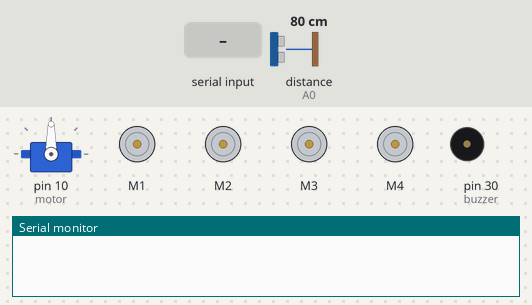
This sketch was run on a simulated Arduino Mega 2560, built with avr-gcc and run on an emulated ATmega2560. On the bench: servo, 4 × DC motor (green arrow = forward, orange = backward, longer = faster), buzzer (waves = sounding), the last lines printed to the serial monitor. The test bench sets the inputs (shaded band); at power-on: distance to the obstacle (sensor on A0) 80 cm. The echo pulse lasts 58.3 µs per cm.

Above: at 1.2 s.
1.3 s: "O" received over Serial
At 2.4 s:
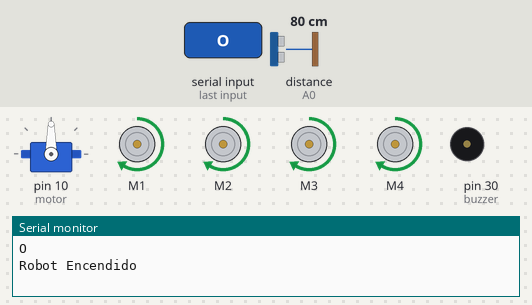
3.1 s: distance to the obstacle (sensor on A0) set to 7 cm
4.6 s: distance to the obstacle (sensor on A0) set to 4 cm
At 7.5 s:
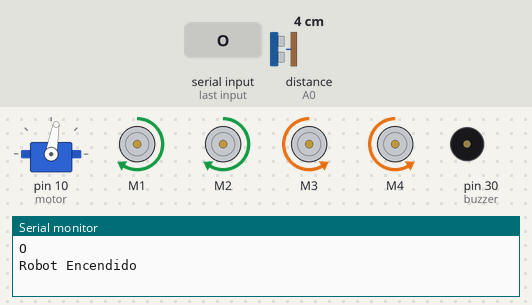
7.6 s: "X" received over Serial
At 8.1 s:
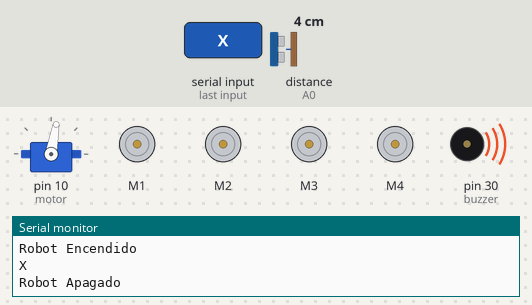
Timing chart, 0 to 10.6 s (numbered marks = the images above; inputs shaded):
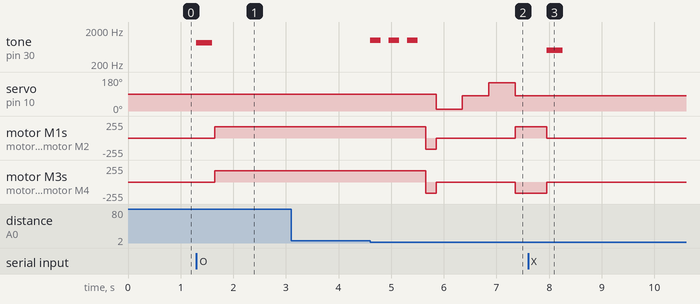

Measured:
- the behaviour switches between 6 and 5 cm on distance to the obstacle (sensor on A0) (found by bisection; images 1 and 2)
- after the input at 1.3 s, tone on pin 30 (buzzer): silent → 850 Hz at once, → silent 0.30 s later; motor M1–4: stopped → forward 170/255 after 0.35 s
- after the input at 3.1 s, every drawn part: stays the same
- after the input at 4.6 s, tone on pin 30 (buzzer): alternates 1000 Hz for 0.20 s and silent for 0.15 s, 6 changes in all, then stays silent, starting at once; servo on pin 10 (motor): 90° → 10° after 1.3 s, → 80° 0.50 s later, → 150° 0.50 s later, → 80° 0.50 s later
- after the input at 7.6 s, servo on pin 10 (motor): stays 80° (without the input it goes to 10° after 1.6 s)

The sketch:

Navibot_Code.ino
```cpp
#include <Servo.h>
#include <AFMotor.h>

// Definicion de pines
#define Echo A0 //
#define Trig A1 //
#define motor 10 //
#define buzzer 30  // Buzzer que emitira las alertas
#define Speed 170 // Ajuste de velocidad de los motres
#define spoint 80 // Posicion inicial del servomotor (calibrado a 80 grados como posicion central)

// Variables de control y distancia
char value;
int distancia;
int L;
int R;
bool Encendido = false; // Estado del robot (apagado por defecto)

// Motores y servomotor
Servo servo;
AF_DCMotor M1(1);
AF_DCMotor M2(2);
AF_DCMotor M3(3);
AF_DCMotor M4(4);

// Configuración inicial
void setup() {
    Serial.begin(9600); //Inicia comunicacion serial para recibir los comandos

    pinMode(Trig, OUTPUT); // Trig como salida
    pinMode(Echo, INPUT); // Echo como entrada
    pinMode(buzzer, OUTPUT); // Buzzer como salida

    servo.attach(motor); //Conecta el servo al pin correspondiente (en este caso al pin de "motor")

     //Establece la velocidad de los motores
    M1.setSpeed(Speed);
    M2.setSpeed(Speed);
    M3.setSpeed(Speed);
    M4.setSpeed(Speed);

    digitalWrite(buzzer, LOW); // Asegurar que el buzzer inicie apagado
}

// Bucle Principal
void loop() {
       //lee los comandos desde el monitor serial
    if (Serial.available() > 0) {
        value = Serial.read(); // Lee los comandos
        Serial.println(value); // Imprime el comando en el monitor serial

        // Control de encendido y apagado
        if (value == 'O') {
            Encendido = true;
            Serial.println("Robot Encendido");
            beepInicio(); // Sonido de encendido
        }
        else if (value == 'X') {
            Encendido = false;
            Serial.println("Robot Apagado");
            beepApagado(); // Sonido de apagado
            Detener();// Detiene el movimiento de los motores
        }
    }

    if (Encendido) {
        Avance(); // Si el robot esta encendido, comienza a avanzar
    }
}

// Movimiento automatico
void Avance() {
    adelante();
    distancia = ultrasonic();

    if (distancia <= 5) { // Calibrado a 15 cm para detección
        beepObstaculo(); // Pitidos de advertencia
        Detener();
        atras();
        delay(200);
        Detener();

        L = miraizquierda();
        servo.write(spoint);
        delay(500);
        R = miraderecha();
        servo.write(spoint);

        // Decide la dirección de giro según la distancia detectada
        if (L < R) {
            izquierda();
        }
        else {
            derecha();
        }

        delay(600);
        Detener();
    }
}

// Configuracion del sensor ultrasonico
int ultrasonic() {
    digitalWrite(Trig, LOW);
    delayMicroseconds(2);
    digitalWrite(Trig, HIGH);
    delayMicroseconds(10);
    digitalWrite(Trig, LOW);

    long t = pulseIn(Echo, HIGH);
    return t / 58; // Conversión a cm
}

// Sonidos del buzzer

// Sonido de encendido
void beepInicio() {
    tone(buzzer, 850, 300); // Sonido agudo corto
    delay(350);
    noTone(buzzer);
}

// Sonido de apagado
void beepApagado() {
    tone(buzzer, 500, 300); // Sonido grave corto
    delay(350);
    noTone(buzzer);
}

// Sonido de obstáculo detectado
void beepObstaculo() {
    for (int i = 0; i < 3; i++) {
        tone(buzzer, 1000, 200);
        delay(250);
        noTone(buzzer);
        delay(100);
    }
}

// Control de movimiento
void adelante() {
    M1.run(FORWARD);
    M2.run(FORWARD);
    M3.run(FORWARD);
    M4.run(FORWARD);
}

void atras() {
    M1.run(BACKWARD);
    M2.run(BACKWARD);
    M3.run(BACKWARD);
    M4.run(BACKWARD);
}

void izquierda() {
    M1.run(BACKWARD);
    M2.run(BACKWARD);
    M3.run(FORWARD);
    M4.run(FORWARD);
}

void derecha() {
    M1.run(FORWARD);
    M2.run(FORWARD);
    M3.run(BACKWARD);
    M4.run(BACKWARD);
}

void Detener() {
    M1.run(RELEASE);
    M2.run(RELEASE);
    M3.run(RELEASE);
    M4.run(RELEASE);
}

// Exploracion a los costados para rodear obstaculo
int miraizquierda() {
    servo.write(10);
    delay(500);
    return ultrasonic();
}

int miraderecha() {
    servo.write(150);
    delay(500);
    return ultrasonic();
}
```
